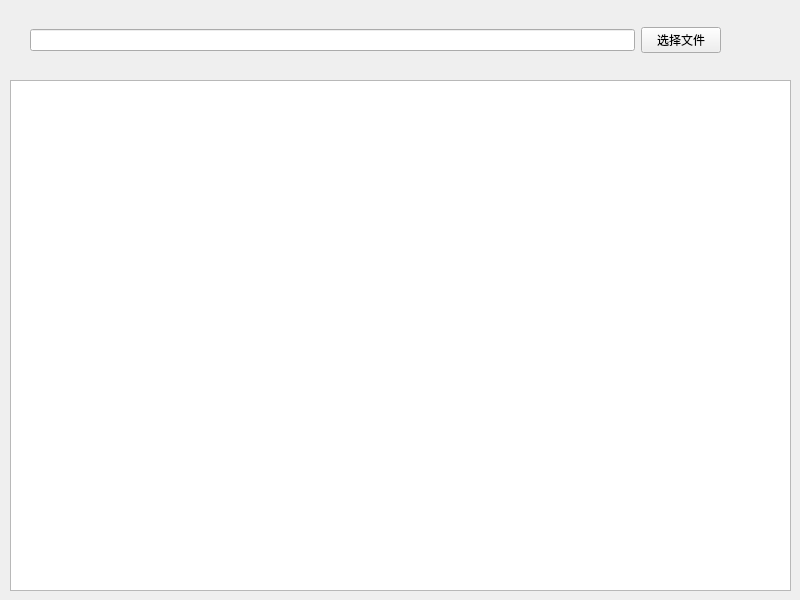
<?xml version="1.0" encoding="UTF-8"?>
<ui version="4.0">
 <class>Widget</class>
 <widget class="QWidget" name="Widget">
  <property name="geometry">
   <rect>
    <x>0</x>
    <y>0</y>
    <width>800</width>
    <height>600</height>
   </rect>
  </property>
  <property name="windowTitle">
   <string>Widget</string>
  </property>
  <widget class="QWidget" name="widget" native="true">
   <property name="geometry">
    <rect>
     <x>30</x>
     <y>10</y>
     <width>691</width>
     <height>61</height>
    </rect>
   </property>
   <layout class="QHBoxLayout" name="horizontalLayout">
    <item>
     <widget class="QLineEdit" name="lineEdit"/>
    </item>
    <item>
     <widget class="QPushButton" name="pushButton">
      <property name="text">
       <string>选择文件</string>
      </property>
     </widget>
    </item>
   </layout>
  </widget>
  <widget class="QTextEdit" name="textEdit">
   <property name="geometry">
    <rect>
     <x>10</x>
     <y>80</y>
     <width>781</width>
     <height>511</height>
    </rect>
   </property>
  </widget>
 </widget>
 <resources/>
 <connections/>
</ui>
